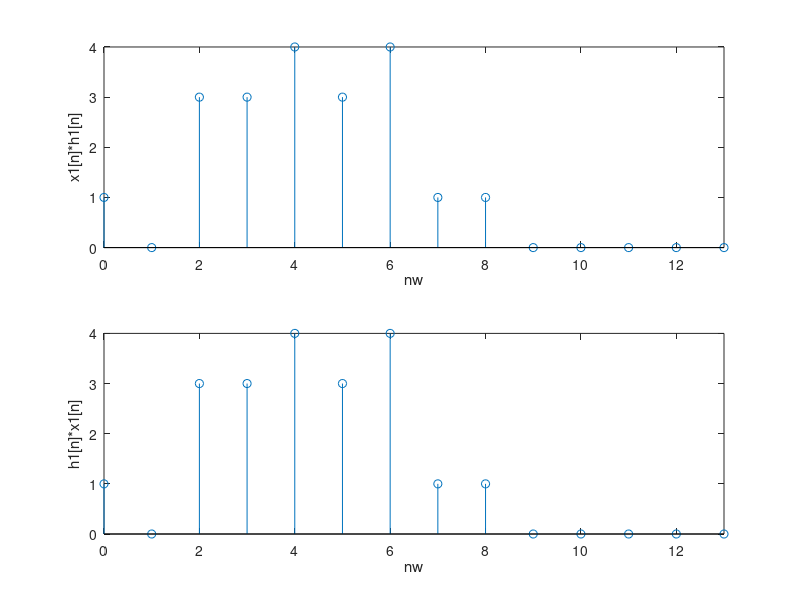

This chart was generated by the following MATLAB code:
nx1 = 0:9;
nh1 = 0:4;
x1 = [ones(1,5) zeros(1,5)];
h1 = [1 -1 3 0 1];
h2 = [0 2 5 4 -1];

nw = 0:13;
w1 = conv(x1,h1);
w2 = conv(h1,x1);


subplot(2,1,1),stem(nw,w1),axis([0,13,ylim])
xlabel('nw');ylabel('x1[n]*h1[n]');
subplot(2,1,2),stem(nw,w1),axis([0,13,ylim])
xlabel('nw');ylabel('h1[n]*x1[n]');
